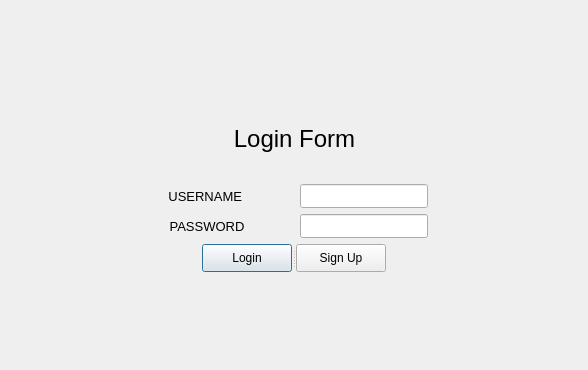
<?xml version="1.0" encoding="UTF-8"?>
<ui version="4.0">
 <class>Dialog</class>
 <widget class="QDialog" name="Dialog">
  <property name="geometry">
   <rect>
    <x>0</x>
    <y>0</y>
    <width>588</width>
    <height>370</height>
   </rect>
  </property>
  <property name="windowTitle">
   <string>Dialog</string>
  </property>
  <property name="styleSheet">
   <string notr="true"/>
  </property>
  <layout class="QGridLayout" name="gridLayout">
   <item row="0" column="0">
    <layout class="QVBoxLayout" name="verticalLayout_2">
     <item>
      <spacer name="verticalSpacer">
       <property name="orientation">
        <enum>Qt::Vertical</enum>
       </property>
       <property name="sizeHint" stdset="0">
        <size>
         <width>20</width>
         <height>40</height>
        </size>
       </property>
      </spacer>
     </item>
     <item>
      <layout class="QHBoxLayout" name="horizontalLayout">
       <item>
        <spacer name="horizontalSpacer">
         <property name="orientation">
          <enum>Qt::Horizontal</enum>
         </property>
         <property name="sizeHint" stdset="0">
          <size>
           <width>40</width>
           <height>20</height>
          </size>
         </property>
        </spacer>
       </item>
       <item>
        <widget class="QLabel" name="label">
         <property name="minimumSize">
          <size>
           <width>149</width>
           <height>79</height>
          </size>
         </property>
         <property name="maximumSize">
          <size>
           <width>149</width>
           <height>79</height>
          </size>
         </property>
         <property name="font">
          <font>
           <pointsize>18</pointsize>
          </font>
         </property>
         <property name="text">
          <string>Login Form</string>
         </property>
         <property name="alignment">
          <set>Qt::AlignCenter</set>
         </property>
        </widget>
       </item>
       <item>
        <spacer name="horizontalSpacer_2">
         <property name="orientation">
          <enum>Qt::Horizontal</enum>
         </property>
         <property name="sizeHint" stdset="0">
          <size>
           <width>40</width>
           <height>20</height>
          </size>
         </property>
        </spacer>
       </item>
      </layout>
     </item>
     <item>
      <layout class="QHBoxLayout" name="horizontalLayout_5">
       <item>
        <spacer name="horizontalSpacer_3">
         <property name="orientation">
          <enum>Qt::Horizontal</enum>
         </property>
         <property name="sizeHint" stdset="0">
          <size>
           <width>40</width>
           <height>20</height>
          </size>
         </property>
        </spacer>
       </item>
       <item>
        <layout class="QVBoxLayout" name="verticalLayout">
         <item>
          <layout class="QHBoxLayout" name="horizontalLayout_2">
           <item>
            <spacer name="horizontalSpacer_7">
             <property name="orientation">
              <enum>Qt::Horizontal</enum>
             </property>
             <property name="sizeHint" stdset="0">
              <size>
               <width>40</width>
               <height>20</height>
              </size>
             </property>
            </spacer>
           </item>
           <item>
            <widget class="QLabel" name="u_name_label">
             <property name="minimumSize">
              <size>
               <width>94</width>
               <height>24</height>
              </size>
             </property>
             <property name="maximumSize">
              <size>
               <width>94</width>
               <height>24</height>
              </size>
             </property>
             <property name="font">
              <font>
               <pointsize>10</pointsize>
               <weight>50</weight>
               <bold>false</bold>
              </font>
             </property>
             <property name="text">
              <string>USERNAME </string>
             </property>
             <property name="alignment">
              <set>Qt::AlignCenter</set>
             </property>
            </widget>
           </item>
           <item>
            <spacer name="horizontalSpacer_8">
             <property name="orientation">
              <enum>Qt::Horizontal</enum>
             </property>
             <property name="sizeHint" stdset="0">
              <size>
               <width>40</width>
               <height>20</height>
              </size>
             </property>
            </spacer>
           </item>
           <item>
            <widget class="QLineEdit" name="uname_lineEdit">
             <property name="minimumSize">
              <size>
               <width>128</width>
               <height>24</height>
              </size>
             </property>
             <property name="maximumSize">
              <size>
               <width>128</width>
               <height>24</height>
              </size>
             </property>
            </widget>
           </item>
           <item>
            <spacer name="horizontalSpacer_9">
             <property name="orientation">
              <enum>Qt::Horizontal</enum>
             </property>
             <property name="sizeHint" stdset="0">
              <size>
               <width>40</width>
               <height>20</height>
              </size>
             </property>
            </spacer>
           </item>
          </layout>
         </item>
         <item>
          <layout class="QHBoxLayout" name="horizontalLayout_4">
           <item>
            <spacer name="horizontalSpacer_10">
             <property name="orientation">
              <enum>Qt::Horizontal</enum>
             </property>
             <property name="sizeHint" stdset="0">
              <size>
               <width>40</width>
               <height>20</height>
              </size>
             </property>
            </spacer>
           </item>
           <item>
            <widget class="QLabel" name="pass_label">
             <property name="minimumSize">
              <size>
               <width>94</width>
               <height>24</height>
              </size>
             </property>
             <property name="maximumSize">
              <size>
               <width>94</width>
               <height>24</height>
              </size>
             </property>
             <property name="font">
              <font>
               <pointsize>10</pointsize>
              </font>
             </property>
             <property name="text">
              <string>PASSWORD</string>
             </property>
             <property name="alignment">
              <set>Qt::AlignCenter</set>
             </property>
            </widget>
           </item>
           <item>
            <spacer name="horizontalSpacer_11">
             <property name="orientation">
              <enum>Qt::Horizontal</enum>
             </property>
             <property name="sizeHint" stdset="0">
              <size>
               <width>40</width>
               <height>20</height>
              </size>
             </property>
            </spacer>
           </item>
           <item>
            <widget class="QLineEdit" name="pass_lineEdit">
             <property name="minimumSize">
              <size>
               <width>128</width>
               <height>24</height>
              </size>
             </property>
             <property name="maximumSize">
              <size>
               <width>128</width>
               <height>24</height>
              </size>
             </property>
             <property name="echoMode">
              <enum>QLineEdit::Password</enum>
             </property>
            </widget>
           </item>
           <item>
            <spacer name="horizontalSpacer_12">
             <property name="orientation">
              <enum>Qt::Horizontal</enum>
             </property>
             <property name="sizeHint" stdset="0">
              <size>
               <width>40</width>
               <height>20</height>
              </size>
             </property>
            </spacer>
           </item>
          </layout>
         </item>
        </layout>
       </item>
       <item>
        <spacer name="horizontalSpacer_4">
         <property name="orientation">
          <enum>Qt::Horizontal</enum>
         </property>
         <property name="sizeHint" stdset="0">
          <size>
           <width>40</width>
           <height>20</height>
          </size>
         </property>
        </spacer>
       </item>
      </layout>
     </item>
     <item>
      <layout class="QHBoxLayout" name="horizontalLayout_3">
       <item>
        <spacer name="horizontalSpacer_5">
         <property name="orientation">
          <enum>Qt::Horizontal</enum>
         </property>
         <property name="sizeHint" stdset="0">
          <size>
           <width>40</width>
           <height>20</height>
          </size>
         </property>
        </spacer>
       </item>
       <item>
        <widget class="QSplitter" name="splitter_3">
         <property name="orientation">
          <enum>Qt::Horizontal</enum>
         </property>
         <widget class="QPushButton" name="login_btn">
          <property name="minimumSize">
           <size>
            <width>90</width>
            <height>28</height>
           </size>
          </property>
          <property name="maximumSize">
           <size>
            <width>90</width>
            <height>28</height>
           </size>
          </property>
          <property name="text">
           <string>Login</string>
          </property>
         </widget>
         <widget class="QPushButton" name="signup_btn">
          <property name="minimumSize">
           <size>
            <width>90</width>
            <height>28</height>
           </size>
          </property>
          <property name="maximumSize">
           <size>
            <width>90</width>
            <height>28</height>
           </size>
          </property>
          <property name="text">
           <string>Sign Up</string>
          </property>
         </widget>
        </widget>
       </item>
       <item>
        <spacer name="horizontalSpacer_6">
         <property name="orientation">
          <enum>Qt::Horizontal</enum>
         </property>
         <property name="sizeHint" stdset="0">
          <size>
           <width>40</width>
           <height>20</height>
          </size>
         </property>
        </spacer>
       </item>
      </layout>
     </item>
     <item>
      <spacer name="verticalSpacer_2">
       <property name="orientation">
        <enum>Qt::Vertical</enum>
       </property>
       <property name="sizeHint" stdset="0">
        <size>
         <width>20</width>
         <height>40</height>
        </size>
       </property>
      </spacer>
     </item>
    </layout>
   </item>
  </layout>
 </widget>
 <resources/>
 <connections/>
</ui>
